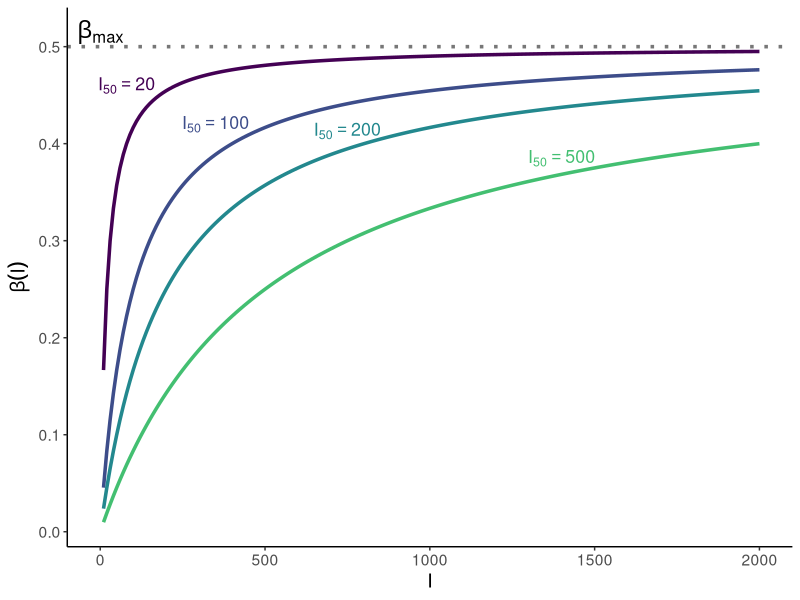
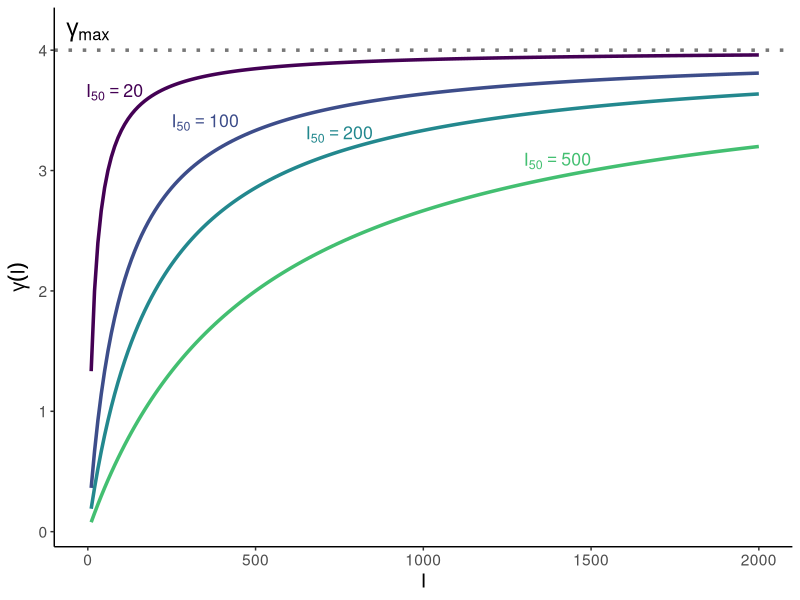
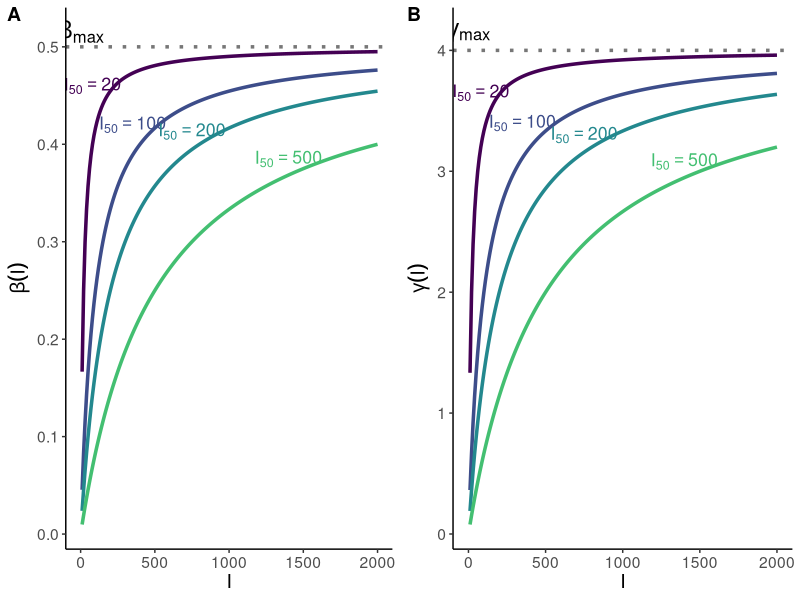
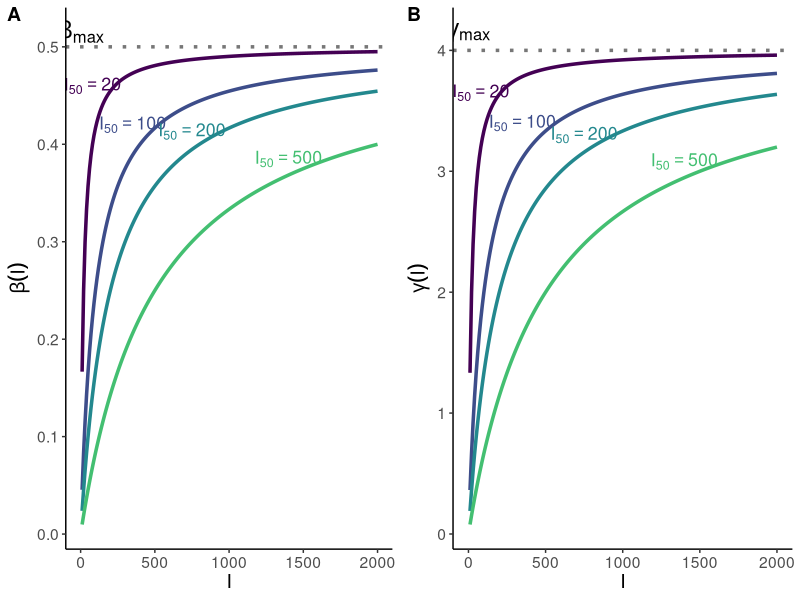

Reproduce these figures in R, in order.
# supplementary materials: plot of beta and gamma for different I levels

require(viridis)
require(tidyverse)
require(ggpubr)

minI <- 10
maxI <- 2000





# epidemic values
I50 <- c(20,100,200,500)
betaMax <- 0.5
gammaMax <- 4


I <- seq(minI,maxI,by = 10)



df <- data.frame(I=I,rep(I50,each=length(I)/length(I50)))

df = tidyr::expand(df,I,I50)

df$beta <- betaMax * df$I/ (df$I + df$I50)
df$gamma <- gammaMax * df$I / (df$I + df$I50)
#df$I = df$I/maxI

df$label=""
labels=df %>% filter(I50==I) %>% mutate(label=paste0("I[50]==",I50))

df[df$I50==df$I,]=labels
df$beta_label = df$beta
df$gamma_label = df$gamma
df$i_label = df$I
df[df$I50==df$I,"beta_label"]<-c(.46,.42,.413,.385)
df[df$I50==df$I,"i_label"]<-c(80,350,750,1400)

#---- beta plot------

beta.plot = ggplot(df,aes(x=I,y=beta,col=factor(I50),group=factor(I50)))+geom_line(size=1.2) + 
  geom_hline(yintercept = betaMax,linetype="dotted",size=1.2,col="#777777")+
  annotate(x=0,y=betaMax+.015,label="beta[max]",parse=T,geom="text",size=6)+
  geom_text(aes(x=i_label,label=label,y=beta_label),parse=T,size=4.5)+
  theme_classic()+
  scale_color_viridis(discrete=T,end=.7)+
  theme(text=element_text(size=14),legend.position = "none")+
  labs(x="I",y=expression(beta(I)),parse=T)
beta.plot


# ----- GAMMA PLOT-------
df[df$I50==df$I,"gamma_label"]<-c(3.65,3.4,3.3,3.08)
gamma.plot = ggplot(df,aes(x=I,y=gamma,col=factor(I50),group=factor(I50)))+geom_line(size=1.2) + 
  geom_hline(yintercept = gammaMax,linetype="dotted",size=1.2,col="#777777")+
  annotate(x=0,y=gammaMax+.15,label="gamma[max]",parse=T,geom="text",size=6)+
  geom_text(aes(x=i_label,label=label,y=gamma_label),parse=T,size=4.5)+
  theme_classic()+
  scale_color_viridis(discrete=T,end=.7)+
  theme(text=element_text(size=14),legend.position = "none")+
  labs(x="I",y=expression(gamma(I)),parse=T)
gamma.plot

fig.supp.beta.gamma = ggarrange(beta.plot,gamma.plot,labels = "AUTO")
ggsave(fig.supp.beta.gamma,width=14,height=6,file="plots/Sbetagamma.pdf")
ggsave(fig.supp.beta.gamma,width=14,height=6,file="plots/Sbetagamma.png")
